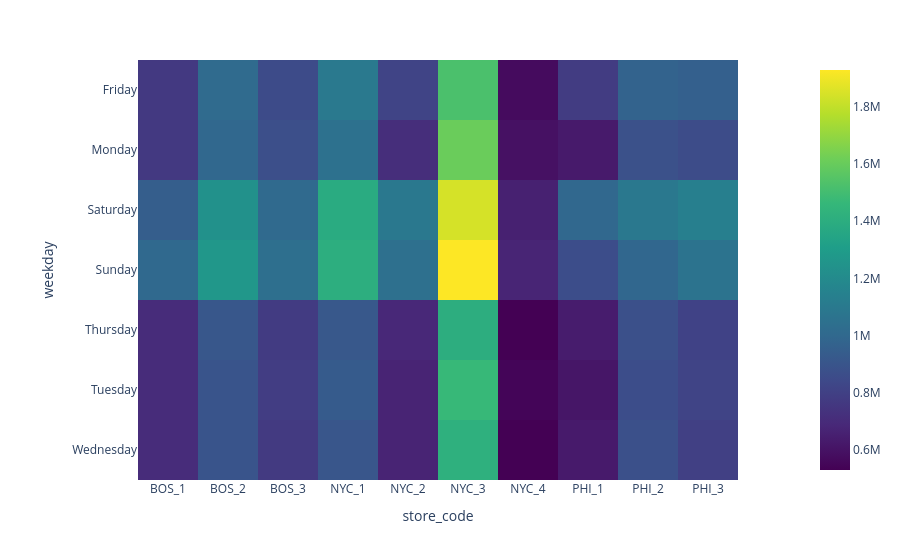

Source (notebook cell):
### Code cell
ventas_dia = df.groupby(by = ['store_code', 'weekday'])['sales'].sum().reset_index()
ventas_dia = ventas_dia.pivot(index = 'weekday', columns = 'store_code', values = 'sales')
fig = px.imshow(ventas_dia, color_continuous_scale = 'viridis')
fig.show()

### Figure 1 — Plotly figure (JSON) as saved in the notebook; plotly's stock layout.template omitted (floating-point values rounded to 4 significant figures)
{"data": [{"coloraxis": "coloraxis", "hovertemplate": "store_code: %{x}<br>weekday: %{y}<br>color: %{z}<extra></extra>", "name": "0", "type": "heatmap", "x": ["BOS_1", "BOS_2", "BOS_3", "NYC_1", "NYC_2", "NYC_3", "NYC_4", "PHI_1", "PHI_2", "PHI_3"], "xaxis": "x", "y": ["Friday", "Monday", "Saturday", "Sunday", "Thursday", "Tuesday", "Wednesday"], "yaxis": "y", "z": [[765548, 1012346, 849140, 1098165, 815177, 1521506, 571314, 781138, 971759, 957601], [766301, 998533, 869405, 1052027, 715287, 1605908, 594243, 630306, 881831, 855019], [945766, 1234468, 1007850, 1387734, 1090805, 1842064, 656452, 997956, 1088993, 1131761], [1003361, 1267216, 1035803, 1405550, 1043484, 1928688, 674291, 859569, 990235, 1061429], [705643, 909953, 772791, 917189, 684444, 1402808, 531795, 636593, 875015, 809736], [705584, 895211, 784806, 931181, 668583, 1468664, 545747, 612783, 862478, 815640], [703089, 896657, 769535, 906370, 667695, 1418542, 529834, 630717, 873701, 796596]]}], "layout": {"coloraxis": {"colorscale": [[0, "#440154"], [0.1111, "#482878"], [0.2222, "#3e4989"], [0.3333, "#31688e"], [0.4444, "#26828e"], [0.5556, "#1f9e89"], [0.6667, "#35b779"], [0.7778, "#6ece58"], [0.8889, "#b5de2b"], [1, "#fde725"]]}, "margin": {"t": 60}, "xaxis": {"anchor": "y", "constrain": "domain", "domain": [0, 1], "scaleanchor": "y", "title": {"text": "store_code"}}, "yaxis": {"anchor": "x", "autorange": "reversed", "constrain": "domain", "domain": [0, 1], "title": {"text": "weekday"}}}}
